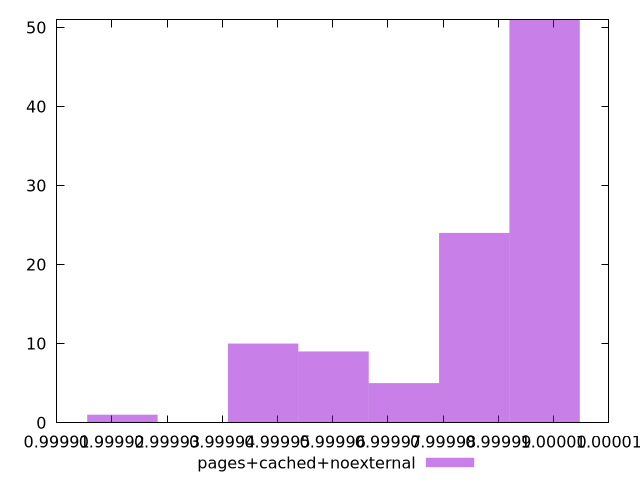

Recreate this plot in gnuplot.
$_pagesCachedNoexternal <<EOF
0.9999983638823595 51
0.9999473981637986 10
0.9999728810230791 5
0.9999856224527193 24
0.9999219153045182 1
0.9999601395934389 9
EOF
set key outside below
set terminal pngcairo
set output "report_00005_2020-11-02T22-26-11.212Z/max-potential-fid/pages+cached+noexternal//hist.png"
set yrange [0:51]
set boxwidth 0.000012741429640211502
set style fill transparent solid 0.5 noborder
plot $_pagesCachedNoexternal title "pages+cached+noexternal" with boxes ,
